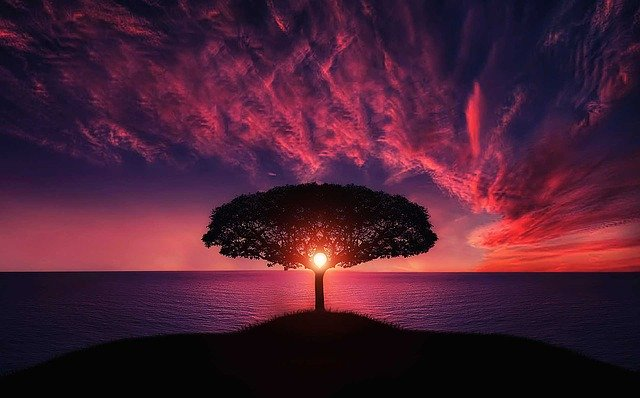
#> input picture tree.jpg, 640 x 398 px, found by its file name
$ python adapt.py
#> lines starting #> are read from the running program, lines starting #| are printed output that depends on the picture; after the words box and inside, x2 and y2 are one past the last pixel; in counts of white or black regions, pixels touching at a corner belong together
from cv2 import cv2
import numpy as np
from matplotlib import pyplot as plt
img = cv2.imread('tree.jpg', 0)
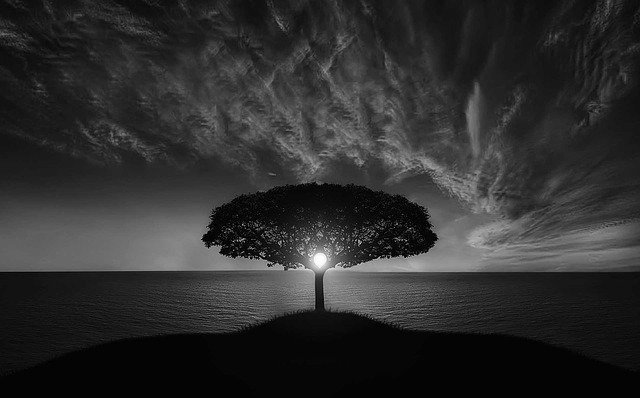
#> img: shape (398, 640); min 0, max 255, mean 45.7
# 中值滤波
img = cv2.medianBlur(img, 5)

#ret为返回的阈值
ret, th1 = cv2.threshold(img, 127, 255, cv2.THRESH_BINARY)
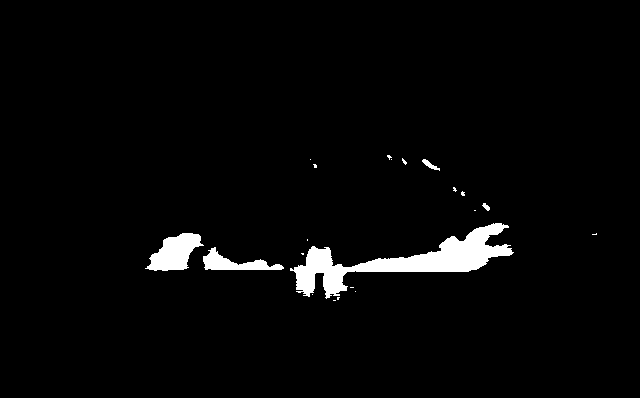
#> th1: shape (398, 640); 2.9% white; 21 white regions (16 under 20 px), largest, box (x1, y1, x2, y2) and area: (290, 223, 514, 299) 5075, (145, 233, 204, 271) 1304, (203, 247, 284, 270) 790, (422, 159, 440, 171) 78, (482, 203, 490, 211) 35
# 11 为 Block size（领域大小）, 2 为 C 值,即常数值
th2 = cv2.adaptiveThreshold(img, 255, cv2.ADAPTIVE_THRESH_MEAN_C,
                            cv2.THRESH_BINARY, 11, 3)
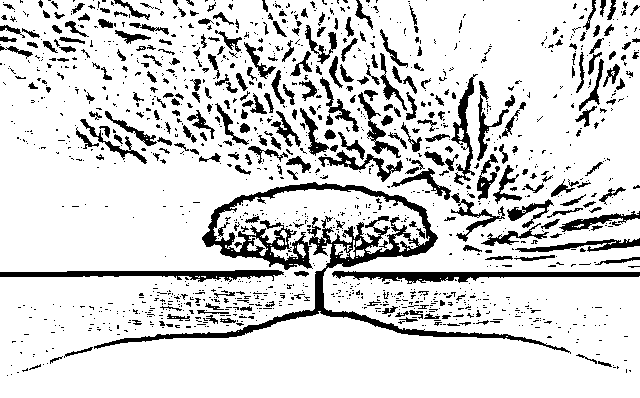
#> th2: shape (398, 640); 84% white; 1371 black regions (1073 under 20 px), largest, box (x1, y1, x2, y2) and area: (94, 182, 571, 354) 8429, (332, 271, 640, 284) 1907, (0, 270, 284, 282) 1684
th3 = cv2.adaptiveThreshold(img, 255, cv2.ADAPTIVE_THRESH_GAUSSIAN_C,
                            cv2.THRESH_BINARY, 11, 3)
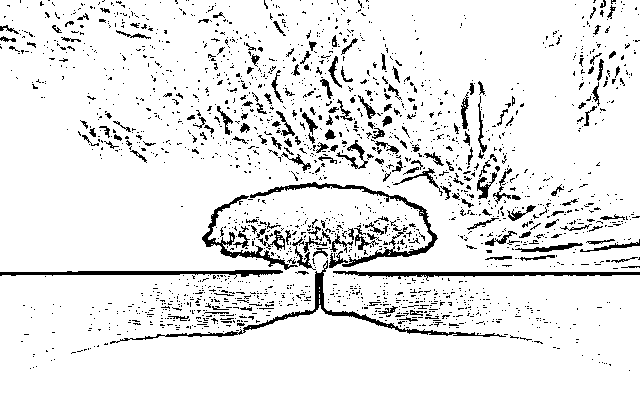
#> th3: shape (398, 640); 91.2% white; black in thin lines or dots
titles = ['Original Image', 'Global Thresholding (v = 127)',
          'Adaptive Mean Thresholding', 'Adaptive Gaussian Thresholding']
images = [img, th1, th2, th3]
for i in range(4):
    plt.subplot(2, 2, i+1), plt.imshow(images[i], 'gray')
    plt.title(titles[i])
    plt.xticks([]), plt.yticks([])
plt.show()

$ run again, with star.jpg copied over tree.jpg
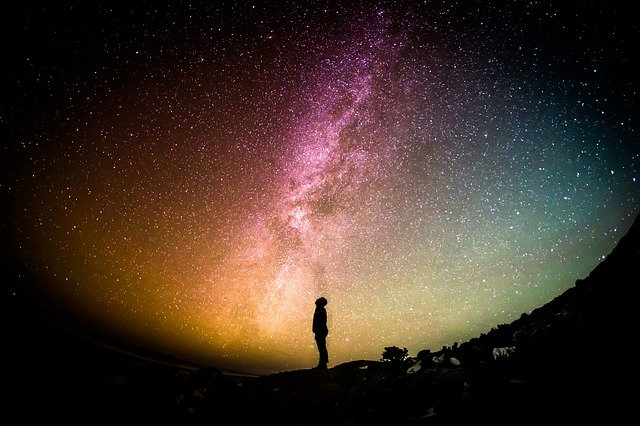
#> input picture star.jpg, 640 x 426 px, found by its file name
#> `ret, th1 = cv2.threshold(img, 127, 255, cv2.THRESH_BINARY)`:
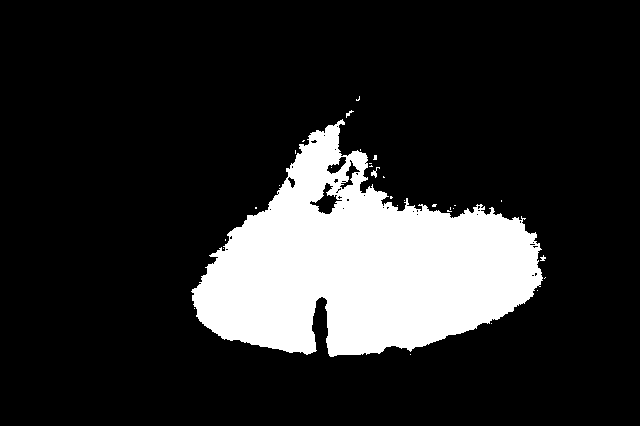
#> th1: shape (426, 640); 17% white; 31 white regions (27 under 20 px), largest, box (x1, y1, x2, y2) and area: (191, 119, 543, 357) 46195, (371, 167, 380, 178) 37, (346, 110, 354, 118) 23, (540, 255, 546, 261) 20
#> th2: shape (426, 640); 89.5% white; 2792 black regions (2491 under 20 px), largest, box (x1, y1, x2, y2) and area: (399, 212, 640, 378) 2246, (241, 297, 408, 381) 1664, (283, 176, 355, 232) 779
#> `th3 = cv2.adaptiveThreshold(img, 255, cv2.ADAPTIVE_THRESH_GAUSSIAN_C, ..`:
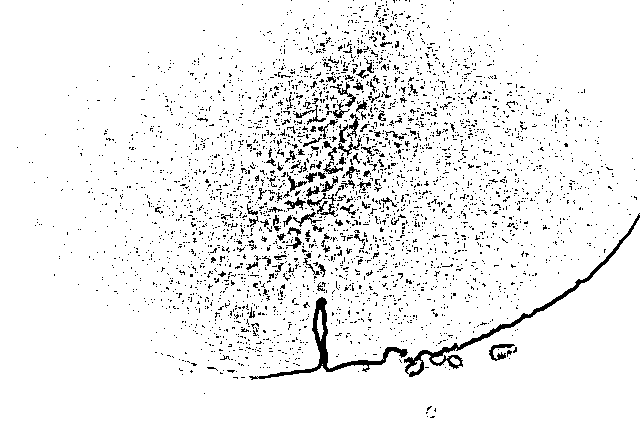
#> th3: shape (426, 640); 93.6% white; black in thin lines or dots
